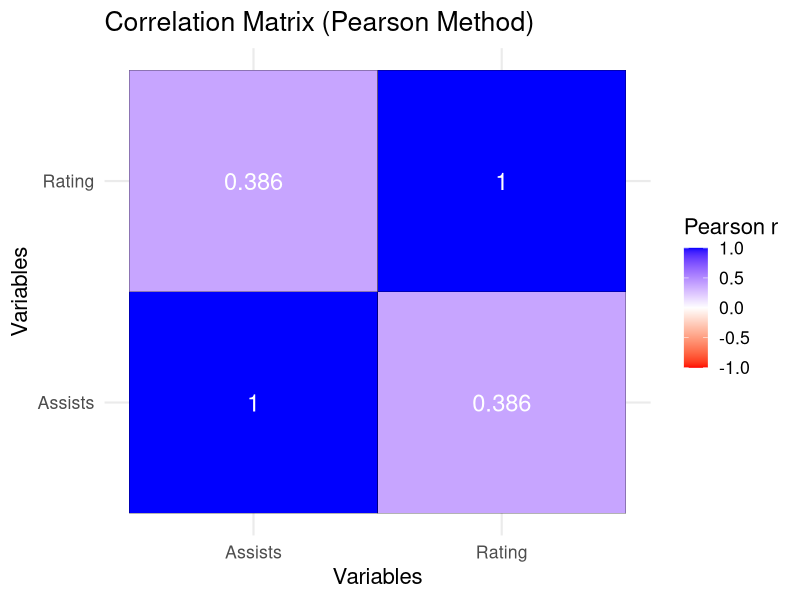

The R source for this figure:
library(tidyverse)
library(ggplot2)
library(reshape2)

players_data <- read.csv("Players_Score.csv")

# Check the original dataset
cat("=== ORIGINAL DATASET ===\n")
cat("Total rows:", nrow(players_data), "\n")
cat("Total columns:", ncol(players_data), "\n")
cat("Column names:", paste(names(players_data), collapse=", "), "\n\n")

# Check for duplicates
duplicates_count <- sum(duplicated(players_data))
cat("=== DUPLICATE ANALYSIS ===\n")
cat("Number of duplicate rows:", duplicates_count, "\n")
cat("Percentage of duplicates:", round(duplicates_count/nrow(players_data)*100, 2), "%\n\n")

# Remove duplicates
players_clean <- players_data %>%
  distinct()

# Check the cleaned dataset
cat("=== CLEANED DATASET ===\n")
cat("Rows after cleaning:", nrow(players_clean), "\n")
cat("Rows removed:", nrow(players_data) - nrow(players_clean), "\n\n")

# Convert Assists and Rating to numeric
players_clean$Assists <- as.numeric(as.character(players_clean$Assists))
players_clean$Rating  <- as.numeric(as.character(players_clean$Rating))

# Remove rows with missing values in these columns
players_clean <- players_clean[, c("Assists", "Rating")] %>%
  na.omit()

# Calculate Pearson correlation
correlation_result <- cor(players_clean$Assists, players_clean$Rating, 
                          method = "pearson", use = "complete.obs")
correlation_result

# Run significance test
test_result <- cor.test(players_clean$Assists, players_clean$Rating, 
                        method = "pearson")
test_result

# Create Pearson correlation matrix
cor_matrix <- cor(players_clean, method = "pearson", use = "complete.obs")

# Convert matrix into long format for ggplot
cor_melt <- melt(cor_matrix)

# Save PNG file
png("correlation_matrix.png", width = 800, height = 600)

ggplot(data = cor_melt, aes(x = Var1, y = Var2, fill = value)) +
  geom_tile(color = "black") +
  geom_text(aes(label = round(value, 3)), size = 6, color = "white") +
  scale_fill_gradient2(low = "red", high = "blue", mid = "white",
                       midpoint = 0, limit = c(-1, 1),
                       name = "Pearson r") +
  labs(title = "Correlation Matrix (Pearson Method)",
       x = "Variables", y = "Variables") +
  theme_minimal(base_size = 16)

dev.off()

cat("PNG saved as: correlation_matrix.png\n")
